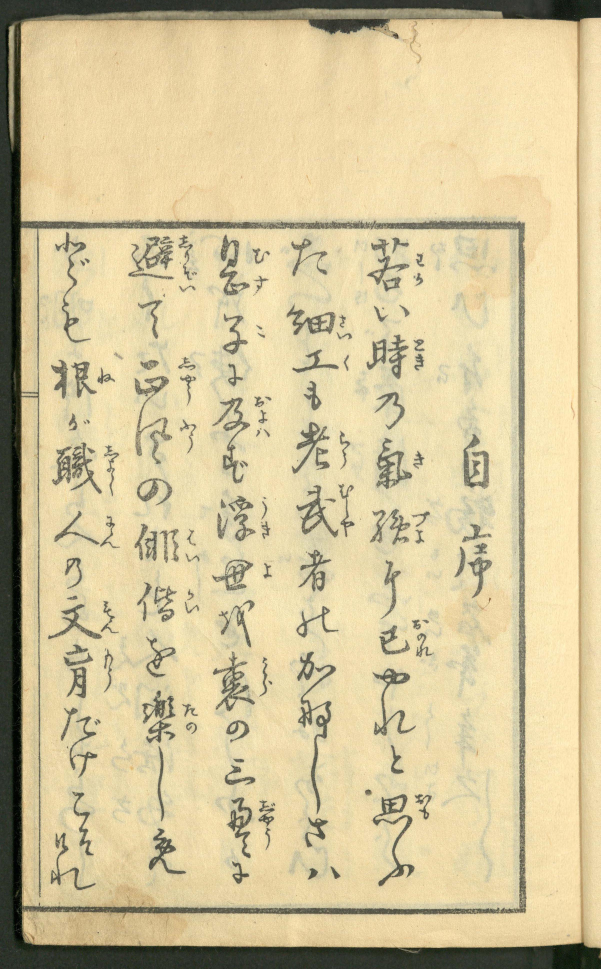
#> input picture Competitions/Kuzushiji-Recognition-Comp/Attempt3/Tensorflow/workspace/training_demo/annotations/100241706_00004_2.jpg, 2404 x 3874 px, found by its file name (shown at 1/4 size)
$ python -i temp.py   (imports and definitions only)
#> lines starting #> are read from the running program, lines starting #| are printed output that depends on the picture; after the words box and inside, x2 and y2 are one past the last pixel; in counts of white or black regions, pixels touching at a corner belong together
# %%
# https://www.kaggle.com/competitions/kuzushiji-recognition/data
import numpy as np
import os
import cv2

# %%
# Defining CONST
DIR = "/home/harris/Projects/ML/Datasets/Kuzushiji-Recognition/"

# %%
# Attempt 1
# [60 lines left out: functions segment_image_using_contours, segment_image_using_edges, not called in this run]

# [1 line not run here, left out]

# %%
from PIL import Image, ImageDraw, ImageFont
import matplotlib.pyplot as plt

# Attempt 3

def VisualizeKuzushiji(imagePath):
    # Reading image & preparing to draw,
    img = cv2.imread(imagePath)
    imsource = Image.open(imagePath)
    char_draw = ImageDraw.Draw(imsource)

    # Preprocessing,
    im_grey = cv2.cvtColor(img, cv2.COLOR_BGR2GRAY)
    ret, im_th = cv2.threshold(im_grey, 130, 255, cv2.THRESH_BINARY_INV)
    ctrs, _ = cv2.findContours(im_th.copy(), cv2.RETR_EXTERNAL, cv2.CHAIN_APPROX_SIMPLE)

    ''',
    RETR_EXTERNAL b/c we only want the contours of the parent characters to make a bounding,
    box, we don't need a sub contour for each stroke inside of a character,
    CHAIN_APPROX_SIMPLE b/c we only need the bounding box,
    '''

    rects = [cv2.boundingRect(ctr) for ctr in ctrs]
    display_img = im_th
    max_width = []

    for rect in rects:
        x, y, w, h = rect
        # Characters for the most part should only take 1/6th of image,
        if h * w > 6000 and w < 500:
            display_img = cv2.rectangle(display_img, (x, y), (x+w, y+h), (255, 255, 255), 2)


    plt.figure(figsize=(30,30))
    plt.subplot(1,2,1)
    plt.title("Detection of Kuzushiji",fontsize=20)
    plt.imshow(display_img)

    plt.subplot(1,2,2)
    plt.title("Training data",fontsize=20)
    plt.imshow(VisualizeTraining(imagePath))


    return char_draw

def VisualizeTraining(imagePath):
    '''
    Display the training image with the bounding box of the characters
    '''

    img = cv2.imread(imagePath)

    def chunks(lst, n):
        for i in range(0, len(lst), n):
            yield lst[i:i + n]

    data = "U+306F 1231 3465 133 53 U+304C 275 1652 84 69 U+3044 1495 1218 143 69 U+3051 220 3331 53 91 U+306B 911 1452 61 92 U+306B 927 3445 71 92 U+306E 904 2879 95 92 U+5DE5 1168 1396 187 95 U+3053 289 3166 69 97 U+4E09 897 3034 121 107 U+306E 547 1912 141 108 U+3084 1489 2675 151 109 U+3068 1561 2979 55 116 U+5DF1 1513 2500 127 117 U+3082 1213 1523 72 119 U+3055 1219 3266 95 124 U+306E 259 2230 68 125 U+306E 1184 2423 169 125 U+4E16 849 2236 163 127 U+7D30 1144 1212 200 128 U+305D 316 3287 57 133 U+4EBA 217 2044 183 135 U+3051 277 2974 112 137 U+308C 201 3423 181 137 U+3060 243 2830 159 143 U+5F37 1479 2034 163 145 U+306E 1497 1567 123 152 U+305F 1164 952 145 153 U+3066 552 1199 97 155 U+4FF3 537 2095 176 155 U+6839 203 1439 184 156 U+304B 1188 2606 156 157 U+8AE7 549 2328 156 159 U+308C 1495 2784 168 159 U+5B50 891 1255 100 164 U+3092 584 2546 117 164 U+53CA 849 1588 151 164 U+8005 1192 2198 133 169 U+305A 889 1763 103 171 U+907F 513 945 181 171 U+6B63 539 1439 136 172 U+6587 192 2382 216 173 U+3075 1512 3371 147 176 U+6642 1465 1338 168 179 U+601D 1492 3175 159 180 U+306A 1191 2775 135 181 U+3081 593 3313 151 184 U+6D6E 868 1982 155 184 U+3092 873 2400 145 192 U+6C17 1504 1754 145 200 U+8077 208 1770 197 204 U+8001 1167 1687 152 208 U+6B66 1184 1942 171 208 U+697D 568 2762 133 209 U+3082 247 1159 116 212 U+76F2 253 2578 119 215 U+82E5 1465 951 172 216 U+81EA 1852 1736 104 219 U+3069 220 928 139 229 U+98A8 541 1619 147 236 U+306B 1521 2239 83 237 U+88CF 851 2608 169 237 U+7573 905 3189 103 244 U+606F 876 937 123 244 U+5E8F 1816 2096 152 296 U+3057 629 2985 27 300 U+3057 1243 2942 39 313"
    results = data.split(" ")
    results = list(chunks(results, 5))

    for result in results:
        char, x, y, w, h = result
        x, y, w, h = int(x), int(y), int(w), int(h)
        img = cv2.rectangle(img, (x, y), (x+w, y+h), (255,255,255), 3)

    return img

img1 = VisualizeTraining(DIR + "train_images/100241706_00004_2.jpg")
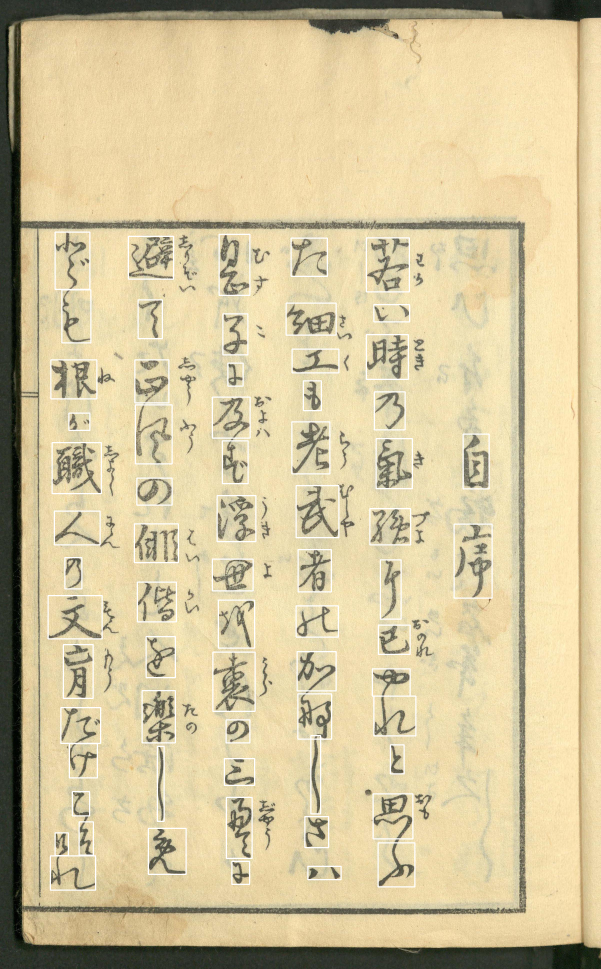
#> img1: shape (3874, 2404, 3) (shown at 1/4 size); mean B, G, R 157.3, 197.4, 212
# img1 = VisualizeKuzushiji(DIR + "train/100241706_00004_2.jpg")


# plt.subplot(1,4,2),
# plt.title(\"Recognition of Kuzushiji\",fontsize=20),
# plt.imshow(imsource1)

# %%
import pandas as pd

# Read in the unicode translation
# [1 line that did not run here, left out]
# [1 line that did not run here, left out]

# Read in the training data
# [1 line that did not run here, left out]

# Check for null values
# [7 lines not run here, left out]

# %%
from tqdm import tqdm
import random as rand
import matplotlib as mpl

# [49 lines of commented-out code are left out]


# [21 lines left out: function display_sample, not called in this run]


# X_train, Y_train = extract_data()
# display_sample(X_train, Y_train)
# print(len(X_train))


# %%
import random

# [109 lines left out: functions extract_data, data_generator, not called in this run]

# [36 lines of commented-out code are left out]
from sklearn.model_selection import train_test_split

# Segmenting data to lower training cost
# [1 line that did not run here, left out]
BATCH_SIZE = 256
IMAGE_SIZE = 256

# [1 line that did not run here, left out]

# Splitting training, validation and test data
# [1 line that did not run here, left out]
# [1 line that did not run here, left out]

# Creating generators for training and validation data
# [1 line that did not run here, left out]
# [1 line that did not run here, left out]

# Calculate the number of steps per epoch
# [1 line that did not run here, left out]
# [1 line that did not run here, left out]

# %%
# Creating model
import tensorflow as tf
from tensorflow import keras
from tensorflow.keras import layers

# [1 line that did not run here, left out]

# [1 line that did not run here, left out]
# [1 line that did not run here, left out]
# [1 line that did not run here, left out]
# x = layers.Conv2D(64, (3,3), padding='same', activation='relu')(x)
# x = layers.MaxPooling2D((2,2))(x)

# [1 line that did not run here, left out]

# [1 line that did not run here, left out]

# [1 line that did not run here, left out]

# [1 line that did not run here, left out]

# [1 line not run here, left out]

# %%
# [1 line that did not run here, left out]
# [1 line not run here, left out]

# [1 line that did not run here, left out]
# [1 line not run here, left out]

# %%
  # Replace with your generator and its parameters
total_batches = 10  # Total number of batches
batch_to_start_inspection = total_batches - 5  # Start inspection 5 batches before the end

# [22 lines not run here, left out]

>>> result = VisualizeKuzushiji('Attempt3/Tensorflow/workspace/training_demo/annotations/100241706_00004_2.jpg')
#> in VisualizeKuzushiji, img is the input picture: shape (3874, 2404, 3); mean B, G, R 155.5, 196.5, 211.3
#> in VisualizeKuzushiji, `im_grey = cv2.cvtColor(img, cv2.COLOR_BGR2GRAY)`:
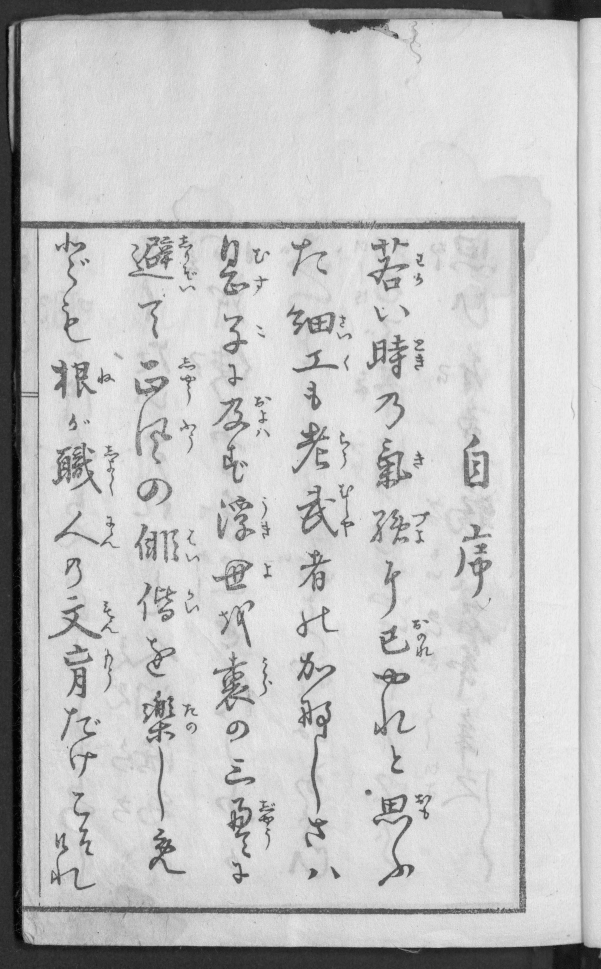
#> im_grey: shape (3874, 2404) (shown at 1/4 size); min 0, max 251, mean 196.3
#> in VisualizeKuzushiji, `ret, im_th = cv2.threshold(im_grey, 130, 255, cv2.THRESH_BINARY_INV)`:
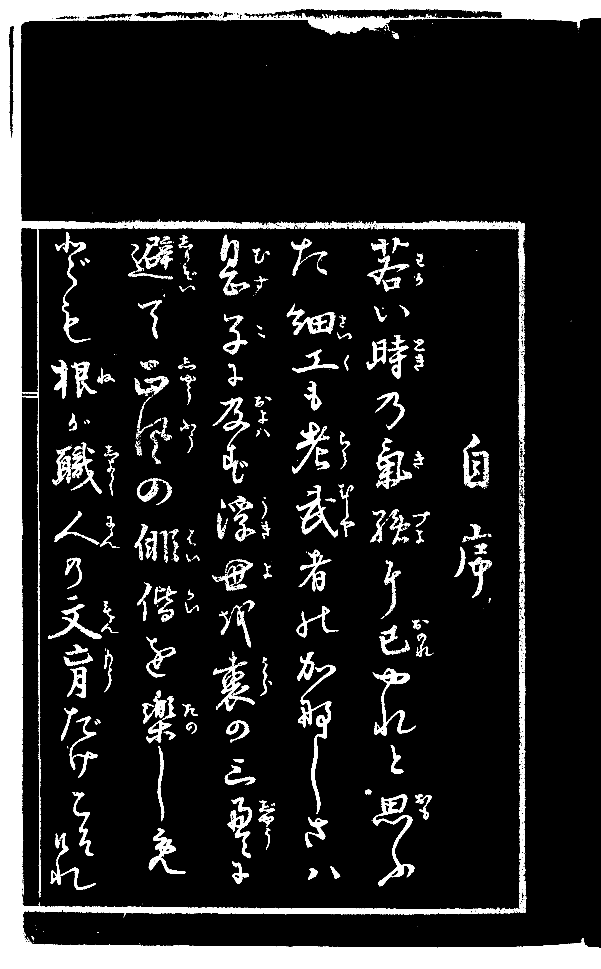
#> im_th: shape (3874, 2404) (shown at 1/4 size); 12.3% white; 1449 white regions (982 under 20 px)
#> in VisualizeKuzushiji, `ctrs, _ = cv2.findContours(im_th.copy(), cv2.RETR_EXTERNAL, cv2.CHAIN_..`: ctrs = 1375 contours, 979 with area under 20; largest, box (x1, y1, x2, y2) and area: (0, 0, 2404, 3874) 762384, (1483, 882, 2099, 1146) 16294, (2075, 2525, 2102, 3381) 13246, (1192, 2659, 1343, 3256) 11553, (1186, 1941, 1352, 2150) 9629
#> in VisualizeKuzushiji, `rects = [cv2.boundingRect(ctr) for ctr in ctrs]`: rects = 1375 items, first 6: (559, 3773, 1, 3), (134, 3769, 1, 3), (116, 3764, 2, 2), (134, 3763, 1, 1), (103, 3757, 4, 5), (113, 3755, 4, 8)
#> the loop in VisualizeKuzushiji, `for rect in rects:` made 1375 passes
#> after the loop in VisualizeKuzushiji, `for rect in rects:`:
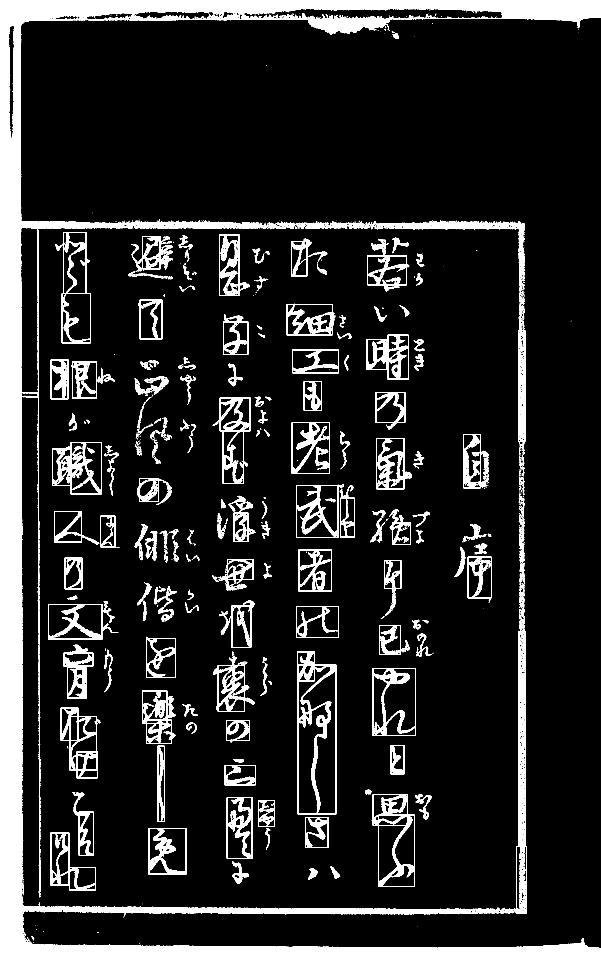
#> display_img: shape (3874, 2404) (shown at 1/4 size); 13.4% white; 1334 white regions (950 under 20 px), largest, box (x1, y1, x2, y2) and area: (0, 0, 2404, 3874) 755697, (2056, 2437, 2108, 3654) 25289, (1188, 2606, 1345, 3258) 20437
#> figure, not shown here; B, G, R data is drawn as R, G, B
